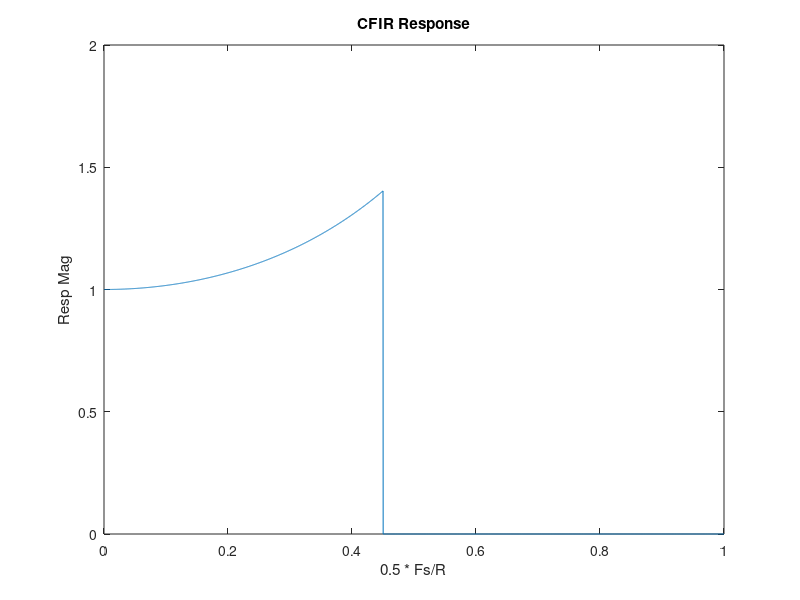
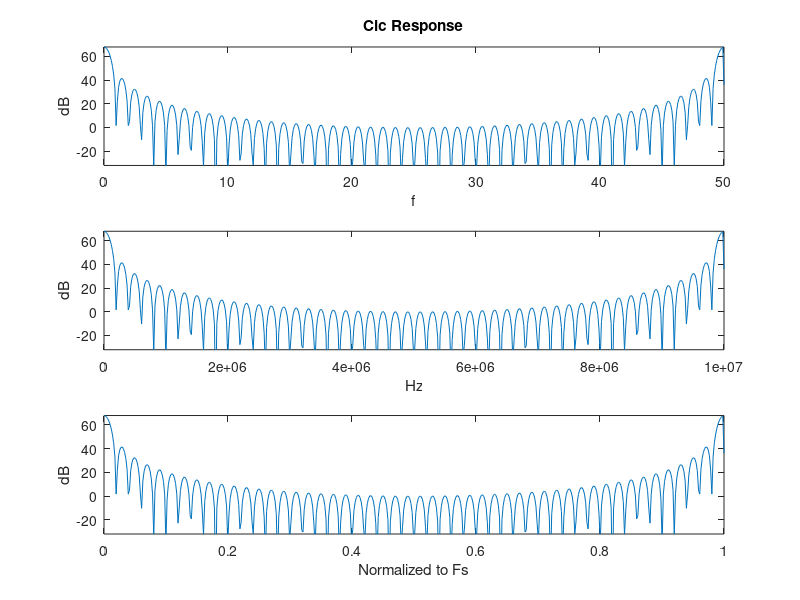
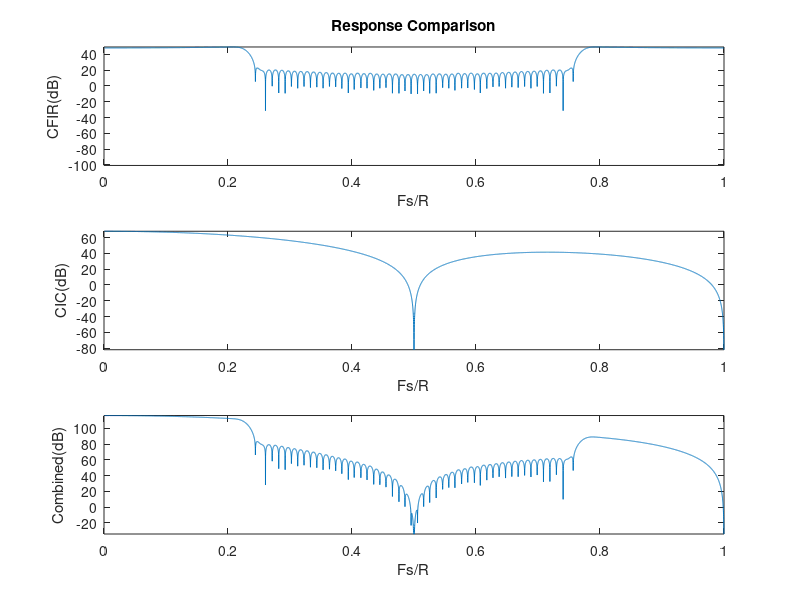
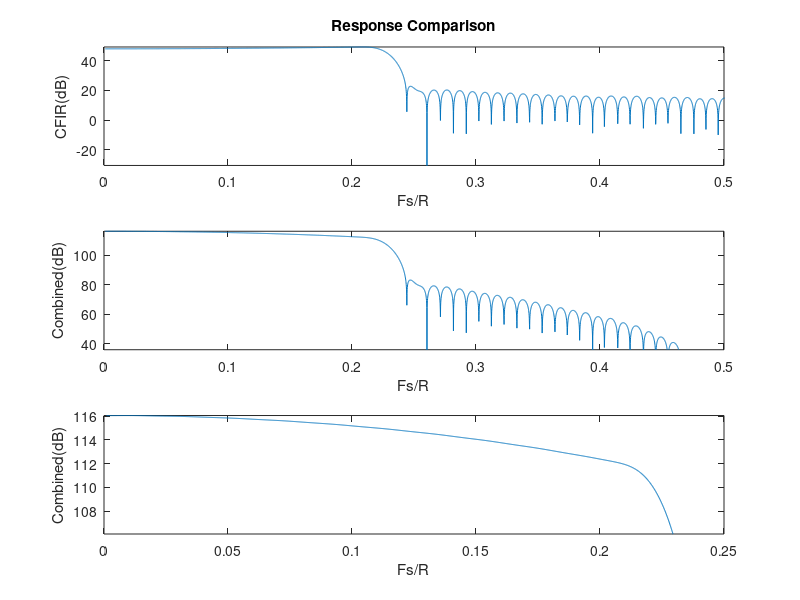

Source code (MATLAB) for these figures, in order:
%%%%%%%%%%%%%%%%%%%%%%%%%%%%%%%%%%%%%%%%%%%%%%%%%%%%%%%%%%%%%%%%%%%%%%%%%%%%%%%%
%
% CIC and CFIR calculator based on Altera AN 455 Application Note
%

%%%%%% CIC filter parameters %%%%%%
R  = 50;    %% Decimation factor
M  =  1;    %% Differential delay
N  =  4;    %% Number of stages
B  = 16;    %% Coeffi. Bit-width

Fs =  10e6; %% (High) Sampling freq in Hz before decimation
Fc =  45e3; %% Pass band edge in Hz

%%%%%%% fir2.m parameters %%%%%%
L  = 96;      %% Filter order; must be even
Fo = R*Fc/Fs; %% Normalized Cutoff freq; 0<Fo<=0.5/M;

%%%%%%% CIC Compensator Design using fir2.m %%%%%%
p  = 2e3; %% Granularity
s  = 0.25/p; %% Step size
fp = [0:s:Fo]; %% Pass band frequency samples
fs = (Fo+s):s:0.5; %% Stop band frequency samples
f  = [fp fs]*2; %% Normalized frequency samples; 0<=f<=1
Mp = ones(1,length(fp)); %% Pass band response; Mp(1)=1
Mp(2:end) = abs( M*R*sin(pi*fp(2:end)/R)./sin(pi*M*fp(2:end))).^N;
Mf = [Mp zeros(1,length(fs))];
f(end) = 1;
h = fir2(L,f,Mf); %% Filter length L+1
h = h/max(h); %% Floating point coefficients
hz = round(h*power(2,B-1)-1); %% Fixed point coefficients


%%%%%%%%%%%%%%%%%%%%%%%%%%%%%%%%%%%%%%%%%%%%%%%%%%%%%%%%%%%%%%%%%%%%%%%%%%%%%%%%
%
% Create the Xilinx .coe file
%
fid = fopen( "cfir.coe", "w");
fprintf(fid,";\n");
fprintf(fid,"; CIC Fir compensation filter\n");
fprintf(fid,"; Coefficients generated by Octave\n");
fprintf(fid,"; CIC input sample freq Fs=%d [Hz]\n",Fs);
fprintf(fid,"; CIC rate change        R=%d\n",R);
fprintf(fid,"; CIC diff delay         M=%d\n",M);
fprintf(fid,"; CIC order              N=%d\n",N);
fprintf(fid,"; CFIR cutoff freqency  Fc=%d [Hz]\n",Fc);
fprintf(fid,"; CFIR order             L=%d\n",L);
fprintf(fid,"; CFIR coef bits         B=%d\n",B);
fprintf(fid,";\n");
fprintf(fid,"radix=10;\n");
fprintf(fid,"coefdata=\n");
for i=1:L 
   fprintf(fid,"%d,\n",hz(i));
endfor
fprintf(fid,";\n");
fclose(fid);

%%%%%%%%%%%%%%%%%%%%%%%%%%%%%%%%%%%%%%%%%%%%%%%%%%%%%%%%%%%%%%%%%%%%%%%%%%%%%%%%
%
% Create plot to show desired compensation response
%
figure(1)
plot(f,Mf);
xlabel("0.5 * Fs/R");ylabel("Resp Mag");title("CFIR Response");

%%%%%%%%%%%%%%%%%%%%%%%%%%%%%%%%%%%%%%%%%%%%%%%%%%%%%%%%%%%%%%%%%%%%%%%%%%%%%%%%
%
% Create plots for wideband cic response
%
FcicRd = linspace(1e-5,R,512); % 0 to R (denom period)
FcicHz = linspace(1e-5,Fs,512);% Fs    
FcicNm = linspace(1e-5,1,512); % Frd / R
Hcic   = abs( sin( pi*M*FcicRd) ./ sin(pi*FcicRd/R) ) .^N;

figure(2)
subplot ( 3,1,1 );
y=10*log10(abs(Hcic));
plot(FcicRd,y);
axis( [0, R, max(y)-100, max(y) ] );  
xlabel("f");ylabel("dB");title("Cic Response");

subplot ( 3,1,2 );
plot(FcicHz,y);
axis( [0, Fs, max(y)-100, max(y) ] );  
xlabel("Hz");ylabel("dB");

subplot ( 3,1,3 );
plot(FcicNm,y);
axis( [0, 1.0, max(y)-100, max(y) ] );  
xlabel("Normalized to Fs");ylabel("dB");

%%%%%%%%%%%%%%%%%%%%%%%%%%%%%%%%%%%%%%%%%%%%%%%%%%%%%%%%%%%%%%%%%%%%%%%%%%%%%%%%
%
% Create plots for aggregate response over 2nd Nyquist
%
% [mh,mw]=freqz(h,1,length(f));
[mh,mw]=freqz(hz,1,length(f));

mh2 = [mh' fliplr(mh')]';
mh2(end)=mh2(end-1);

mf2 = linspace(1e-3,1.0,length(mh2)); %
mc2 = abs( sin( pi*M*(2*mf2)) ./ sin(pi*(2*mf2)/R) ) .^N;
mt2 = mc2 .* mh2';

figure(3)
subplot ( 3,1,1 );
y=10*log10(abs(mh2));
plot(mf2,y)
axis( [0, 1.0, max(y)-150, max(y) ] );  
xlabel("Fs/R");ylabel("CFIR(dB)");title("Response Comparison");

subplot ( 3,1,2 );
y=10*log10(abs(mc2));
plot(mf2,y);
axis( [0, 1.0, max(y)-150, max(y) ] );  
xlabel("Fs/R");ylabel("CIC(dB)");

subplot ( 3,1,3 );
y=10*log10(abs(mt2));
plot(mf2,y);
axis( [0, 1.0, max(y)-150, max(y) ] );  
xlabel("Fs/R");ylabel("Combined(dB)");

figure(4)
subplot ( 3,1,1 );
y=10*log10(abs(mh2));
plot(mf2,y);
axis( [0, 0.5, max(y)-80, max(y) ] );  
xlabel("Fs/R");ylabel("CFIR(dB)");title("Response Comparison");

subplot ( 3,1,2 );
y=10*log10(abs(mt2));
plot(mf2,y);
axis( [0, 0.5, max(y)-80, max(y) ] );  
xlabel("Fs/R");ylabel("Combined(dB)");

subplot ( 3,1,3 );
plot(mf2,y);
axis( [0, 0.25, max(y)-10, max(y) ] );  
xlabel("Fs/R");ylabel("Combined(dB)");
